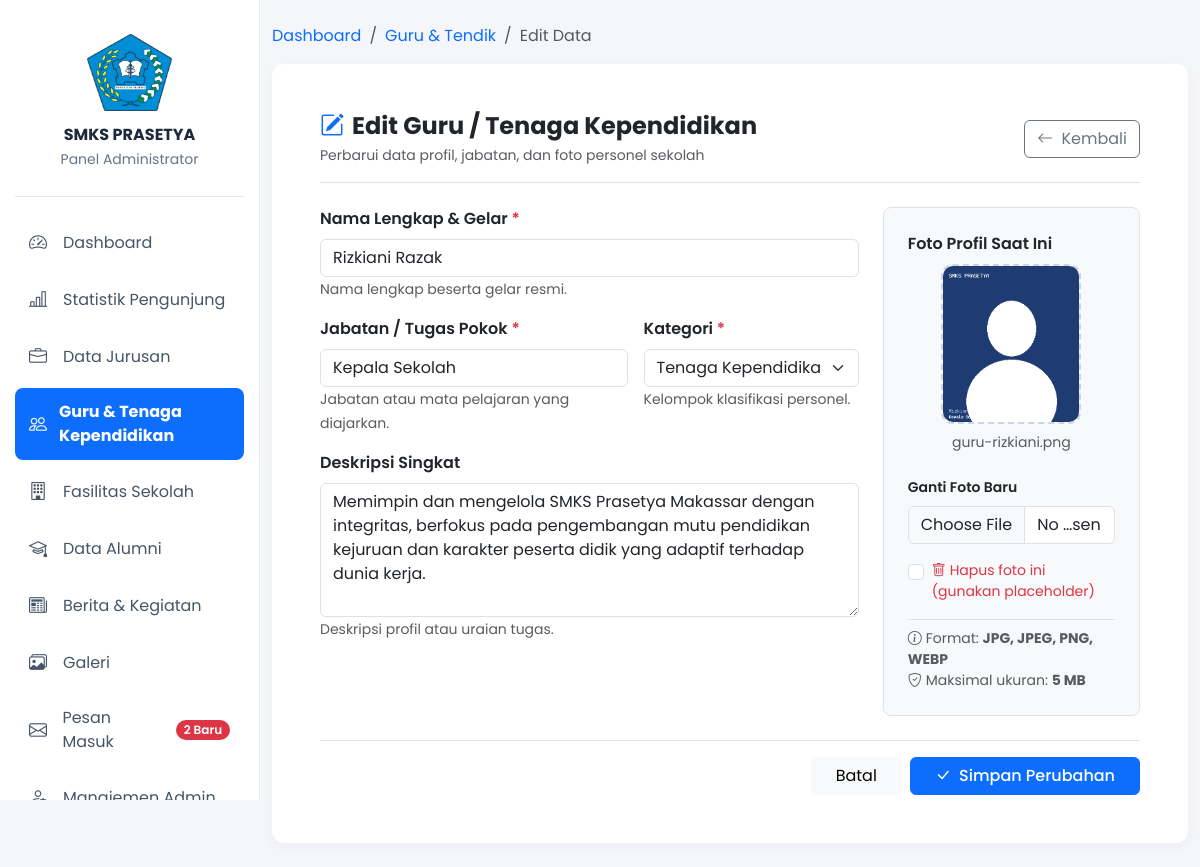
Screenshot of /admin/guru/edit.php?id=1 (signed in) with the database file from the repository.
### tables this page shows
CREATE TABLE `guru` (
  `id` INT AUTO_INCREMENT PRIMARY KEY,
  `nama` VARCHAR(150) NOT NULL,
  `jabatan` VARCHAR(150) NOT NULL,
  `kategori` VARCHAR(50) DEFAULT 'Guru',
  `deskripsi` TEXT DEFAULT NULL,
  `foto` VARCHAR(255) DEFAULT NULL
);

### admin/guru/edit.php (the view, shortened to what this page needs)
<?php
require_once __DIR__ . '/../../config/koneksi.php';
$id = isset($_GET['id']) ? (int)$_GET['id'] : 0;
$stmt_get = mysqli_prepare($conn, "SELECT id, nama, jabatan, kategori, deskripsi, foto FROM guru WHERE id = ? LIMIT 1");
mysqli_stmt_bind_param($stmt_get, "i", $id);
mysqli_stmt_execute($stmt_get);
$res_get = mysqli_stmt_get_result($stmt_get);
$guru = mysqli_fetch_assoc($res_get);
?>
<!DOCTYPE html>
<html lang="id">
<head>
    <link href="https://cdn.jsdelivr.net/npm/bootstrap@5.3.0/dist/css/bootstrap.min.css" rel="stylesheet">
    <link rel="stylesheet" href="https://cdn.jsdelivr.net/npm/bootstrap-icons@1.11.1/font/bootstrap-icons.css">
</head>
<body>
    <?php include __DIR__ . '/../navbar.php'; ?>
    <div class="container my-4">
        <nav aria-label="breadcrumb">
            <ol class="breadcrumb">
                <li class="breadcrumb-item"><a href="../index.php" class="text-decoration-none">Dashboard</a></li>
                <li class="breadcrumb-item"><a href="index.php" class="text-decoration-none">Guru & Tendik</a></li>
                <li class="breadcrumb-item active" aria-current="page">Edit Data</li>
            </ol>
        </nav>
        <div class="card card-custom bg-white p-4 p-md-5">
            <div class="d-flex justify-content-between align-items-center mb-4 pb-3 border-bottom">
                <div>
                    <h4 class="fw-bold mb-1">
                        <i class="bi bi-pencil-square text-primary me-2"></i>Edit Guru / Tenaga Kependidikan
                    </h4>
                    <p class="text-muted small mb-0">Perbarui data profil, jabatan, dan foto personel sekolah</p>
                </div>
                <a href="index.php" class="btn btn-outline-secondary">
                    <i class="bi bi-arrow-left me-1"></i> Kembali
                </a>
            </div>
            <form action="" method="POST" enctype="multipart/form-data">
                <div class="row g-4">
                    <div class="col-lg-8">
                        <div class="mb-3">
                            <label class="form-label fw-semibold">Nama Lengkap & Gelar <span class="text-danger">*</span></label>
                            <input type="text" name="nama" class="form-control" value="<?= htmlspecialchars($_POST['nama'] ?? $guru['nama']); ?>" required autofocus>
                            <small class="text-muted">Nama lengkap beserta gelar resmi.</small>
                        </div>
                        <div class="row g-3 mb-3">
                            <div class="col-md-7">
                                <label class="form-label fw-semibold">Jabatan / Tugas Pokok <span class="text-danger">*</span></label>
                                <input type="text" name="jabatan" class="form-control" value="<?= htmlspecialchars($_POST['jabatan'] ?? $guru['jabatan']); ?>" required>
                                <small class="text-muted">Jabatan atau mata pelajaran yang diajarkan.</small>
                            </div>
                            <div class="col-md-5">
                                <label class="form-label fw-semibold">Kategori <span class="text-danger">*</span></label>
                                <?php $selected_kat = $_POST['kategori'] ?? $guru['kategori']; ?>
                                <select name="kategori" class="form-select" required>
                                    <option value="Tenaga Kependidikan" <?= ($selected_kat === 'Tenaga Kependidikan') ? 'selected' : ''; ?>>Tenaga Kependidikan / Staf</option>
                                </select>
                                <small class="text-muted">Kelompok klasifikasi personel.</small>
                            </div>
                        </div>
                        <div class="mb-3">
                            <label class="form-label fw-semibold">Deskripsi Singkat</label>
                            <textarea name="deskripsi" class="form-control" rows="5"><?= htmlspecialchars($_POST['deskripsi'] ?? $guru['deskripsi'] ?? ''); ?></textarea>
                            <small class="text-muted">Deskripsi profil atau uraian tugas.</small>
                        </div>
                    </div>
                    <div class="col-lg-4">
                        <div class="bg-light p-4 rounded-3 border">
                            <label class="form-label fw-semibold d-block">Foto Profil Saat Ini</label>
                            <div class="d-flex flex-column align-items-center mb-3">
                                <div id="previewContainer" class="mb-2">
                                    <?php
                                    $current_path = "../../assets/uploads/" . ($guru['foto'] ?? '');
                                    $has_photo = !empty($guru['foto']) && file_exists($current_path);
                                    ?>
                                    <img id="previewImg"
                                         src="<?= $has_photo ? htmlspecialchars($current_path) : 'https://placehold.co/140x160?text=Tanpa+Foto'; ?>"
                                         alt="<?= htmlspecialchars($guru['nama']); ?>"
                                         style="display: <?= $has_photo ? 'block' : 'block'; ?>;">
                                </div>
                                <small class="text-muted text-center" id="photoStatusText">
                                    <?= $has_photo ? htmlspecialchars($guru['foto']) : 'Belum ada foto'; ?>
                                </small>
                            </div>
                            <label class="form-label small fw-semibold mt-2">Ganti Foto Baru</label>
                            <input type="file" name="foto" id="fotoInput" class="form-control" accept=".jpg,.jpeg,.png,.webp">
                            <?php if ($has_photo) : ?>
                                <div class="form-check mt-3">
                                    <input class="form-check-input" type="checkbox" name="hapus_foto" value="1" id="hapusFotoCheck">
                                    <label class="form-check-label small text-danger" for="hapusFotoCheck">
                                        <i class="bi bi-trash me-1"></i>Hapus foto ini (gunakan placeholder)
                                    </label>
                                </div>
                            <?php endif; ?>
                            <div class="form-text small mt-3 pt-2 border-top">
                                <i class="bi bi-info-circle me-1"></i>Format: <strong>JPG, JPEG, PNG, WEBP</strong><br>
                                <i class="bi bi-shield-check me-1"></i>Maksimal ukuran: <strong>5 MB</strong>
                            </div>
                        </div>
                    </div>
                </div>
                <div class="d-flex justify-content-end gap-2 mt-4 pt-3 border-top">
                    <a href="index.php" class="btn btn-light px-4">Batal</a>
                    <button type="submit" name="update" class="btn btn-primary px-4 fw-medium">
                        <i class="bi bi-check-lg me-1"></i> Simpan Perubahan
                    </button>
                </div>
            </form>
        </div>
    </div>
</body>
</html>

### assets/css/theme.css (style rules this page uses)
:root { color-scheme: light; }
body { background-color: #f4f6f9; color: #334155; transition: background-color 0.2s, color 0.2s; }

### admin/guru/edit.php (style rules this page uses)
body { font-family: 'Poppins', sans-serif; background-color: #f4f6f9; }
.card-custom { border: none; border-radius: 12px; box-shadow: 0 4px 12px rgba(0,0,0,0.04); }
#previewContainer { width: 140px; height: 160px; border: 2px dashed #cbd5e1; border-radius: 12px; display: flex; align-items: center; justify-content: center; overflow: hidden; background-color: #f8fafc; }
#previewImg { width: 100%; height: 100%; object-fit: cover; }

### admin/navbar.php (style rules this page uses)
body { padding-left: 260px; }

### rows the page displays
guru: nama "Rizkiani Razak", jabatan "Kepala Sekolah", kategori "Tenaga Kependidikan / Staf", deskripsi "Memimpin dan mengelola SMKS Prasetya Makassar dengan integritas, berfokus pada pengembangan mutu pendidikan kejuruan dan karakter peserta didik yang adaptif terhadap dunia kerja.", foto (picture), foto "guru-rizkiani.png"

### other values shown
$unread_count "2"
